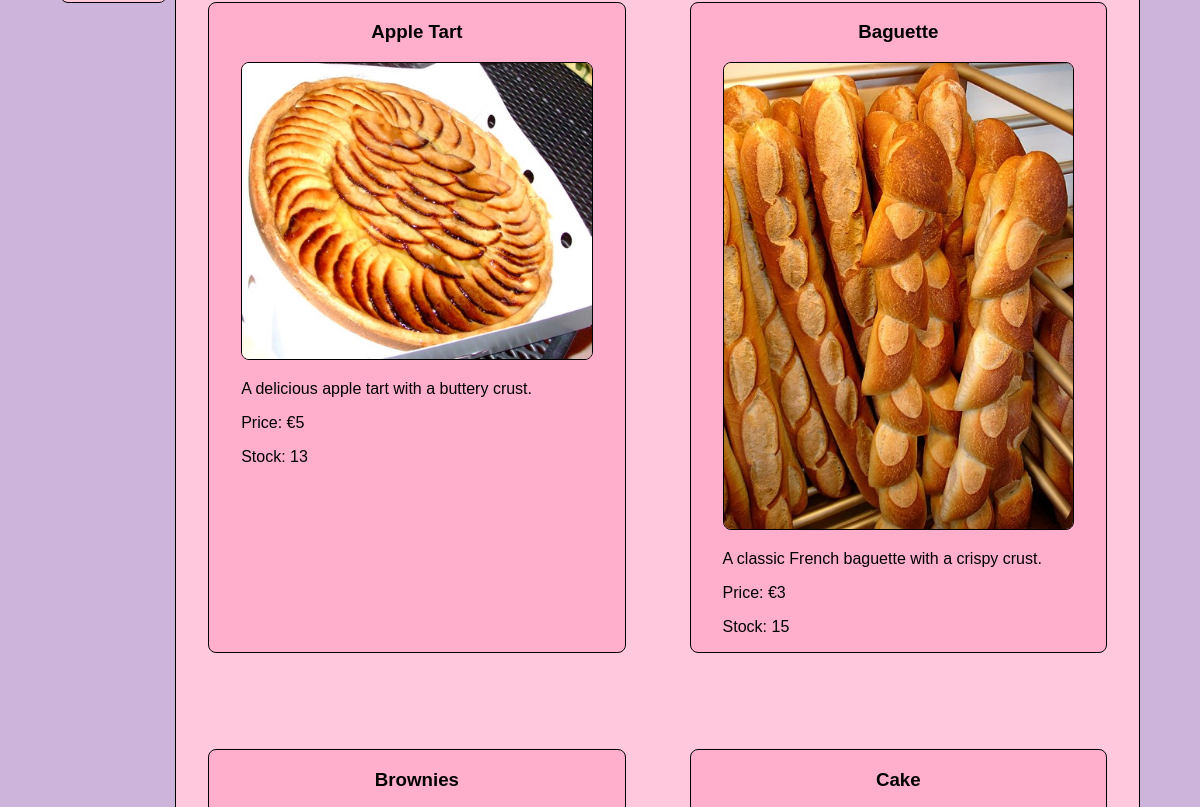
Before: /menu (middle part) with the older database file.
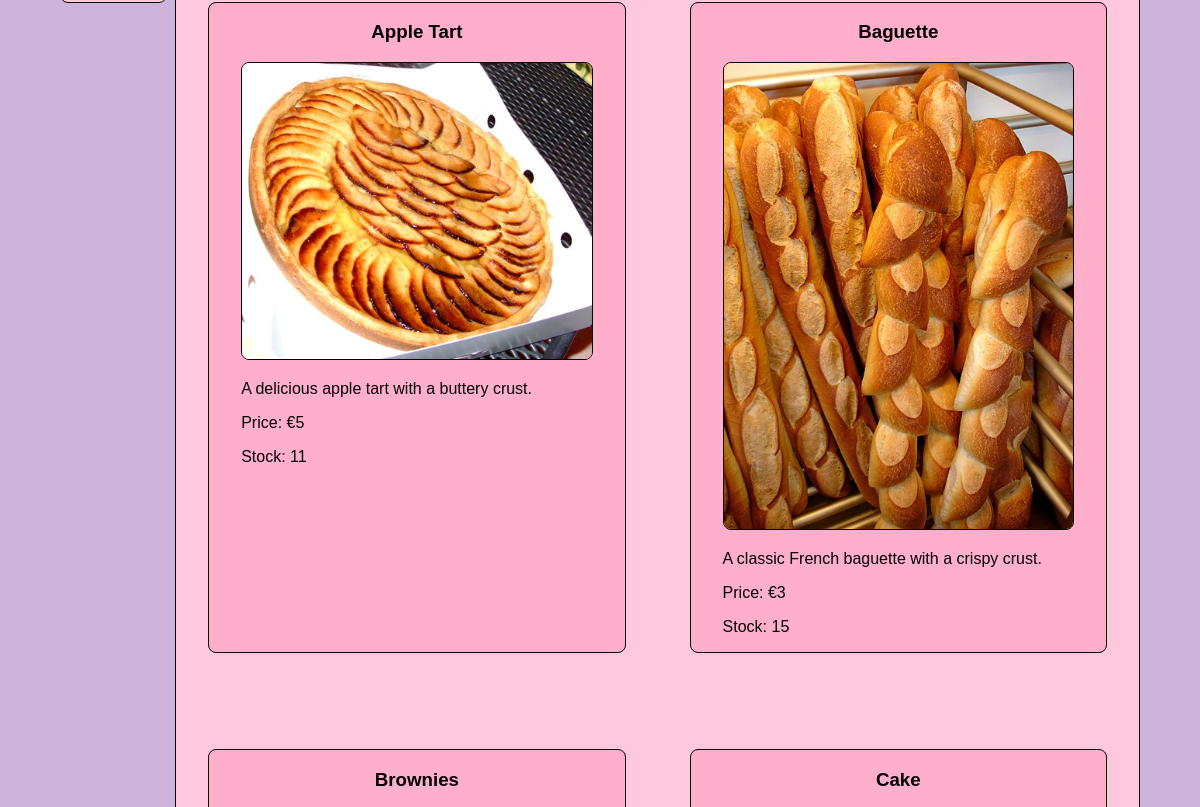
After: the same page with the newer database file.
### tables this page shows
CREATE TABLE menu (
    item_id INTEGER PRIMARY KEY AUTOINCREMENT,
    item_name TEXT NOT NULL,
    price INTEGER NOT NULL,
    stock INTEGER NOT NULL,
    image TEXT NOT NULL,
    description text NOT NULL

);

### app.py (the view)
@app.route('/menu', methods = ["GET", 'POST'])
def menu():
    form = FilterMenuForm()
    db = get_db()
    if form.validate_on_submit():
        item_name = form.item_name.data
        min_price = form.min_price.data
        max_price = form.max_price.data
        if item_name != '' and min_price is None and max_price is None:
            menu = db.execute("""SELECT * FROM menu WHERE item_name LIKE '%' || ? || '%' """, (item_name,)).fetchall()
        elif item_name == '' and min_price is not None and max_price is None:
            menu = db.execute("""SELECT * FROM menu WHERE price >= ?""", (min_price,)).fetchall()
        elif item_name == '' and min_price is None and max_price is not None:
            menu = db.execute("""SELECT * FROM menu WHERE price <= ?""", (max_price,)).fetchall()
        elif item_name != '' and min_price is not None and max_price is None:
            menu = db.execute("""SELECT * FROM menu WHERE price >= ? AND item_name LIKE '%' || ? || '%' """, (min_price,item_name)).fetchall()
        elif item_name != '' and min_price is None and max_price is not None:
            menu = db.execute("""SELECT * FROM menu WHERE price <= ? AND item_name LIKE '%' || ? || '%' """, (max_price,item_name)).fetchall()
        elif item_name == '' and min_price is not  None and max_price is not None:
            menu = db.execute("""SELECT * FROM menu WHERE price BETWEEN ? AND ? """, (min_price,max_price)).fetchall()
        elif item_name != '' and min_price is not None and max_price is not None:
            menu = db.execute("""SELECT * FROM menu WHERE price BETWEEN ? AND ? AND item_name LIKE '%' || ? || '%' """, (min_price, max_price ,item_name)).fetchall()
        else:
            menu = db.execute("""SELECT * FROM menu""").fetchall()
    else:
        menu = db.execute("""SELECT * FROM menu""").fetchall()
    return render_template('menu.html', menu=menu, title = "Menu", form = form)

### app.py (called while the page is built)
@app.before_request
def load_logged_in_user():
    g.user = session.get('user_id',None)
    g.is_admin = session.get('is_admin',None)

### database.py (called while the page is built)
def get_db():
    if 'db' not in g:
        g.db = sqlite3.connect(DATABASE,
                               detect_types=sqlite3.PARSE_DECLTYPES)
        g.db.row_factory = sqlite3.Row
    return g.db

### templates/menu.html (shortened to what this page needs)
{% extends "base.html" %}
{% block main_content %}
<div class="flexbox">
    {% if menu %}
    {% for item in menu %}
    <section class="review">
        <h3>{{item['item_name']}}</h3>
        <figure>
        <img src="{{ url_for('static', filename=item['image']) }}" alt="a delectible treat">
        </figure>
        <p>{{item['description']}}</p>
        <p>Price: €{{item['price']}}</p>
        <p>Stock: {{item['stock']}}</p>
    </section>
    {% endfor %}
    {% else %}
    <p>No items match your parameters!</p>
    {% endif %}
</div>
<br>
{% endblock %}

Changed rows visible on the page:
changed menu "Apple Tart": stock "13" → "11"
